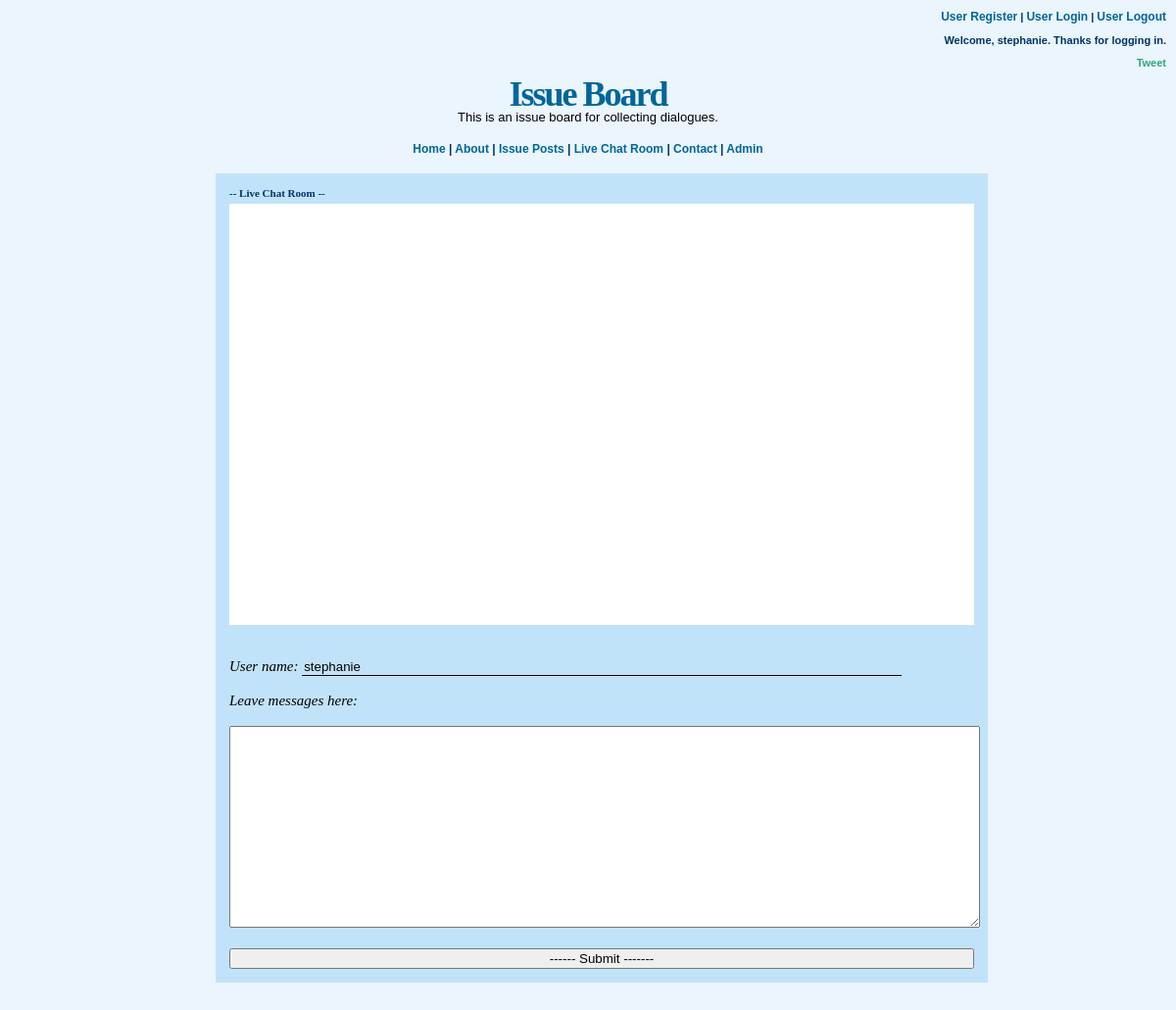
The app's page /livechat/stephanie/ (signed in), older data.
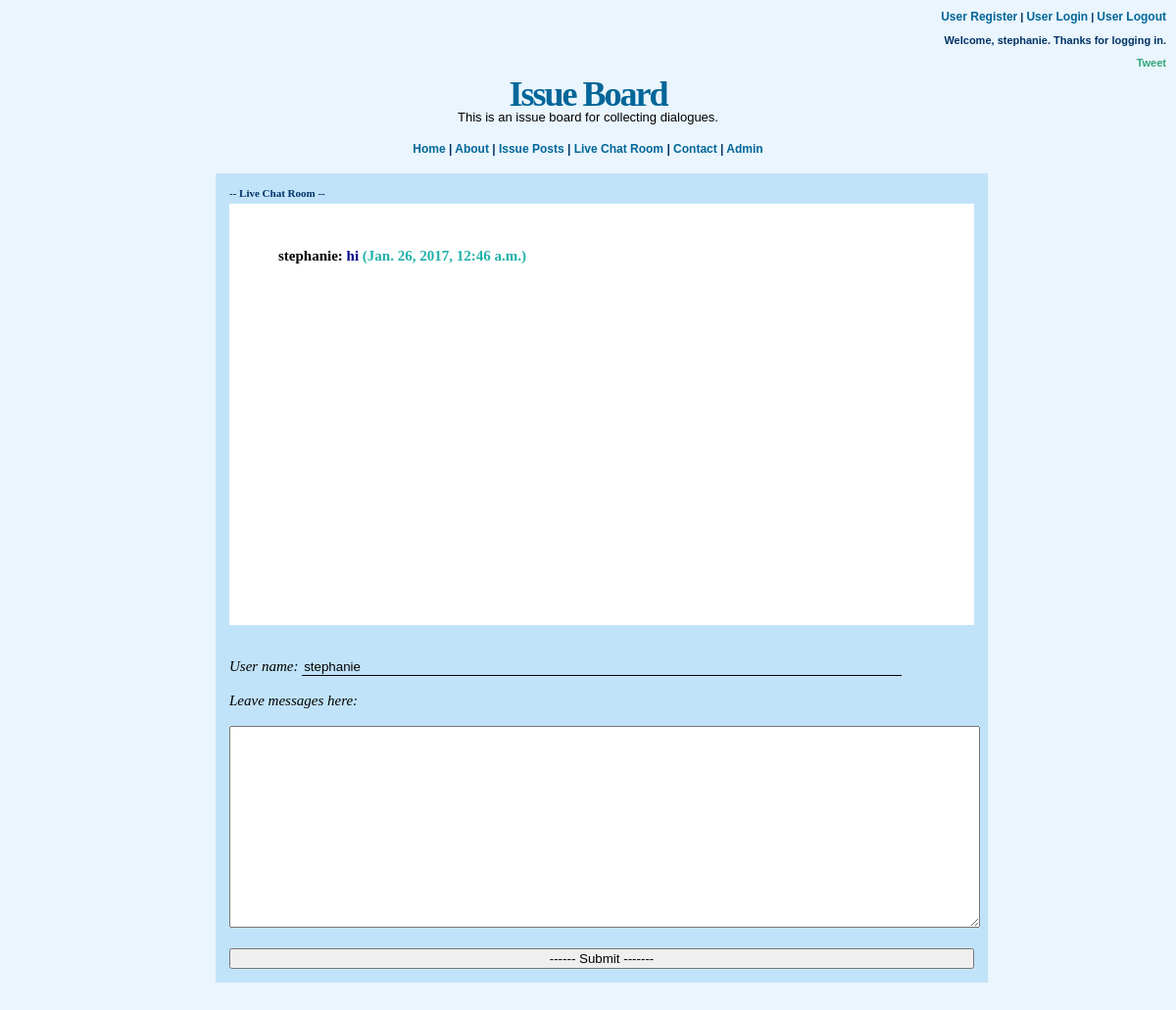
The same page, newer data.
### livechat/models.py (models this page shows, shortened)
class ChatBoard(models.Model):
    room = models.CharField(max_length=100, default='anonymous')
    name = models.CharField(max_length=100, default='anonymous')
    message = models.TextField(blank=True)
    create_at = models.DateTimeField(auto_created=True, auto_now_add=True)

### livechat/views.py (the view)
# urls.py: url(r'^livechat/(?P<roomname>[\w-]+)/$', livechat, name='livechat'),
def livechat(request, roomname):
    form = MessageForm(request.POST or None)
    message_list = ChatBoard.objects.all().order_by('pk')
    if request.user.is_authenticated():
        room_id = roomname + ' chatroom'
        message_list = message_list.filter(
            Q(room__icontains=room_id)).distinct()
    return render(request, 'livechat.html', {'message_list': message_list, 'form': form, 'roomname':roomname,
                                             'username': request.user.username,})

### livechat/views.py (shortened to what this page needs)
class MessageForm(forms.Form):
    message = forms.CharField(max_length=200)

### templates/livechat.html (shortened to what this page needs)
{% extends 'home.html' %}
{% block content %}
    <h3>
    -- Live Chat Room -- <br>  </h3>
    <div name="message" style="background-color:white;color:black;padding-left:50px; padding-top: 30px;height: 300pt; overflow: scroll;">
    {% for message in message_list %}
    <b style="color:darkblue">
        <p><b style="color:black">{{ message.name  }}:</b>
            <b style="color:darkblue"> {{ message.message }}</b>
            <b style="color:lightseagreen">({{ message.create_at }})</b>
        </p>
    </b>
    {% endfor %}
</div>
<br><br>
<div class = "center">
<form action="/api/chat_submit/{{ roomname }}/" method="post">
    <em>User name: </em>
        <input type="text" name="name" value="{{ user.get_username }}"><br><br>
        <em>Leave messages here: </em><br><br>
        <textarea name ="message" id="message" style="width: 100%;height:200px;" ></textarea><br><br>
        <input type=submit value="------ Submit -------" style="width: 100%;">
</form>
</div>
{% endblock content %}

Row changes from the older to the newer data that the page shows:
added ChatBoard: name "stephanie", message "hi", create_at "Jan. 26, 2017, 12:46 a.m."
